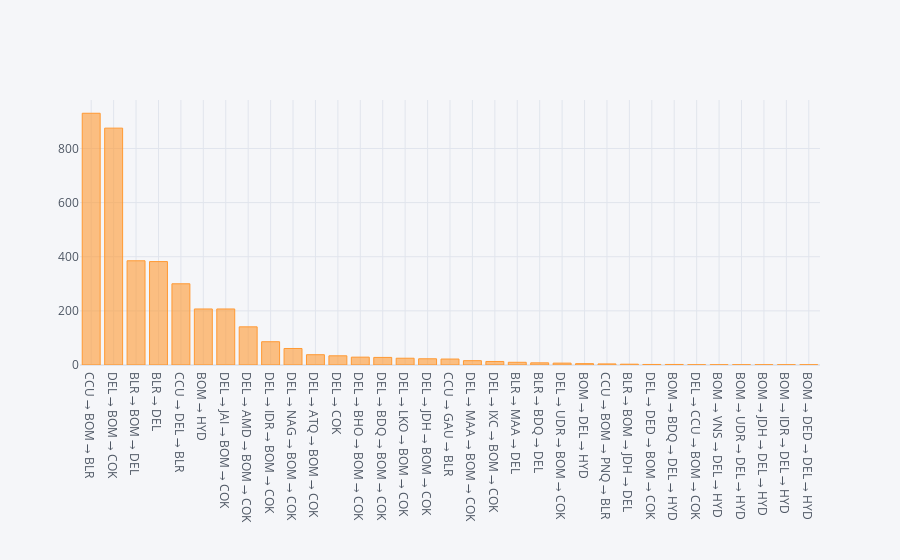

The code cell stored with this chart in its notebook:
### Code cell
JetAirways.iplot(kind="bar")

### Figure 1 — Plotly figure (JSON) as saved in the notebook; plotly's stock layout.template omitted (floating-point values rounded to 4 significant figures)
{"data": [{"marker": {"color": "rgba(255, 153, 51, 0.6)", "line": {"color": "rgba(255, 153, 51, 1.0)", "width": 1}}, "name": "None", "orientation": "v", "text": "", "type": "bar", "x": ["CCU → BOM → BLR", "DEL → BOM → COK", "BLR → BOM → DEL", "BLR → DEL", "CCU → DEL → BLR", "BOM → HYD", "DEL → JAI → BOM → COK", "DEL → AMD → BOM → COK", "DEL → IDR → BOM → COK", "DEL → NAG → BOM → COK", "DEL → ATQ → BOM → COK", "DEL → COK", "DEL → BHO → BOM → COK", "DEL → BDQ → BOM → COK", "DEL → LKO → BOM → COK", "DEL → JDH → BOM → COK", "CCU → GAU → BLR", "DEL → MAA → BOM → COK", "DEL → IXC → BOM → COK", "BLR → MAA → DEL", "BLR → BDQ → DEL", "DEL → UDR → BOM → COK", "BOM → DEL → HYD", "CCU → BOM → PNQ → BLR", "BLR → BOM → JDH → DEL", "DEL → DED → BOM → COK", "BOM → BDQ → DEL → HYD", "DEL → CCU → BOM → COK", "BOM → VNS → DEL → HYD", "BOM → UDR → DEL → HYD", "BOM → JDH → DEL → HYD", "BOM → IDR → DEL → HYD", "BOM → DED → DEL → HYD"], "y": [930, 875, 385, 382, 300, 207, 207, 141, 86, 61, 38, 34, 29, 28, 25, 23, 22, 16, 13, 10, 8, 7, 5, 4, 3, 2, 2, 1, 1, 1, 1, 1, 1]}], "layout": {"legend": {"bgcolor": "#F5F6F9", "font": {"color": "#4D5663"}}, "paper_bgcolor": "#F5F6F9", "plot_bgcolor": "#F5F6F9", "title": {"font": {"color": "#4D5663"}}, "xaxis": {"gridcolor": "#E1E5ED", "showgrid": true, "tickfont": {"color": "#4D5663"}, "title": {"font": {"color": "#4D5663"}, "text": ""}, "zerolinecolor": "#E1E5ED"}, "yaxis": {"gridcolor": "#E1E5ED", "showgrid": true, "tickfont": {"color": "#4D5663"}, "title": {"font": {"color": "#4D5663"}, "text": ""}, "zerolinecolor": "#E1E5ED"}}}
